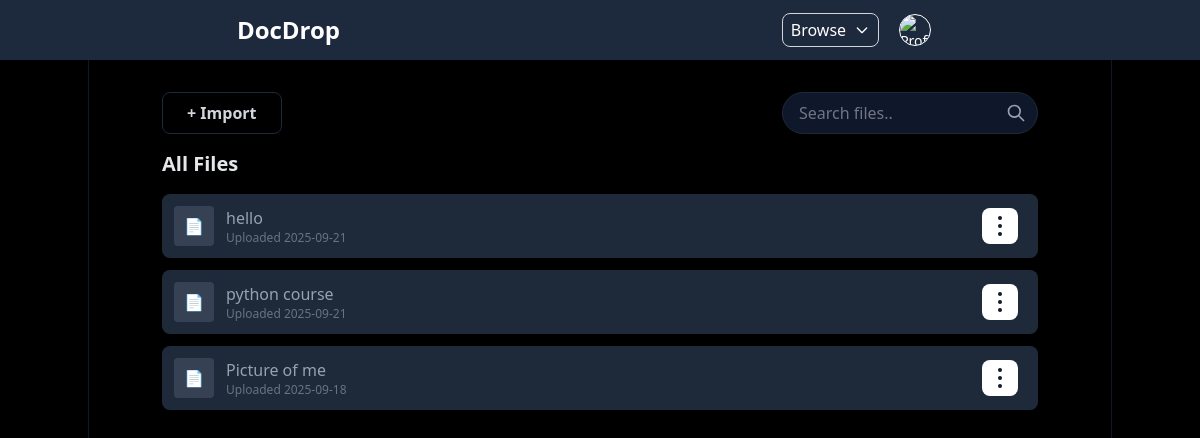
Screenshot of / (signed in) with the database file from the repository.
### files/models.py (models this page shows, shortened)
class File(models.Model):
    CATEGORY_CHOICES = [
        ('notes', 'Notes'),
        ('guides', 'Guides'),
        ('assignments', 'Assignments'),
        ('others', 'Others'),
    ]
    uploader = models.ForeignKey(User, on_delete=models.CASCADE)
    title = models.CharField(max_length=255)
    file = models.FileField(upload_to='uploads/')
    category = models.CharField(max_length=50, choices=CATEGORY_CHOICES, default='others')
    uploaded_at = models.DateTimeField(auto_now_add=True)

### files/views.py (the view)
# urls.py: path('', dashboard, name="dashboard"),
@login_required
def dashboard(request):
    files = File.objects.all().order_by('-uploaded_at')
    query = request.GET.get('q')
    if query:
        files = files.filter(title__icontains=query)
    return render(request, 'files/dashboard.html', {'files': files, 'query':query})

### templates/files/dashboard.html (shortened to what this page needs)
{% extends "files/base.html" %}
{% block content %}
<div>
    <div class="flex flex-col sm:flex-row items-stretch sm:items-center
                justify-between mb-4 space-y-4 sm:space-y-0 sm:space-x-4">
        <a href="{% url "file-upload" %}"
        class="w-max sm:w-auto text-gray-300 hover:text-white
                px-4 sm:px-6 py-2 border border-gray-800 hover:bg-gray-900 rounded-lg
                font-semibold shadow-md transition-colors duration-200
                text-sm sm:text-base">
                + Import
        </a>
        <form action="" methos='GET' class="relative w-full sm:w-64">
            <input type="text" placeholder="Search files.." name='q' value='{{ query|default:"" }}'
            class="w-full pr-10 pl-4 py-2 border border-gray-800 bg-slate-900
                text-gray-300 rounded-full focus:outline-none focus:ring-2
                 focus:ring-blue-500 transition-all duration-200
                 text-sm sm:text-base">
            <svg xmlns="http://www.w3.org/2000/svg"
                class="absolute right-3 top-1/2 -translate-y-1/2 h-5 w-5 text-gray-400"
                fill="none" viewBox="0 0 24 24"
                stroke="currentColor"
                stroke-width="2">
                <path stroke-linecap="round" stroke-linejoin="round" d="M21 21l-6-6m2-5a7 7 0 11-14 0 7 7 0 0114 0z" />
            </svg>
        </form>
    </div>
      <h2 class="text-xl font-bold text-gray-200 mb-4">All Files</h2>
        {% include "files/_file_list.html" with files=files %}
</div>
{% endblock content %}

### templates/files/_file_list.html (shortened to what this page needs)
<div class="space-y-3">
    {% for file in files %}
    <div class="flex items-center justify-between p-3 bg-gray-800 rounded-lg shadow hover:bg-gray-900 transition">
        <div class="flex items-center space-x-3">
            <div class="w-10 h-10 flex items-center justify-center bg-gray-700 rounded">
                📄
            </div>
            <div>
                <a href="{{ file.file.url }}" class="text-gray-400 hover:underline hover:text-gray-300">
                    {{ file.title }}
                </a>
                <p class="text-xs text-gray-500">Uploaded {{ file.uploaded_at|date:"Y-m-d" }}</p>
            </div>
        </div>
        <div class=" space-x-2 relative inline-block text-left">
            <button type="button"
                class="dropdown-btn inline-flex items-center p-2 text-sm font-medium text-center
                text-gray-900 bg-white rounded-lg hover:bg-gray-100 focus:ring-1
                focus:outline-none dark:text-white focus:ring-gray-50 dark:bg-gray-800
                dark:hover:bg-gray-700 dark:focus:ring-gray-600">
                <svg class="w-5 h-5" aria-hidden="true" xmlns="http://www.w3.org/2000/svg"
                     fill="currentColor" viewBox="0 0 4 15">
                    <path d="M3.5 1.5a1.5 1.5 0 1 1-3 0 1.5 1.5 0 0 1 3 0Zm0 6.041a1.5 1.5 0 1 1-3 0 1.5 1.5 0 0 1 3 0Zm0 5.959a1.5 1.5 0 1 1-3 0 1.5 1.5 0 0 1 3 0Z"/>
                </svg>
            </button>
        </div>
    </div>
    {% empty %}
        <p class="text-gray-500">No files uploaded yet.</p>
    {% endfor %}
</div>

### rows the page displays
File: title "hello", uploaded_at "2025-09-21"
File: title "python course", uploaded_at "2025-09-21"
File: title "Picture of me", uploaded_at "2025-09-18"
